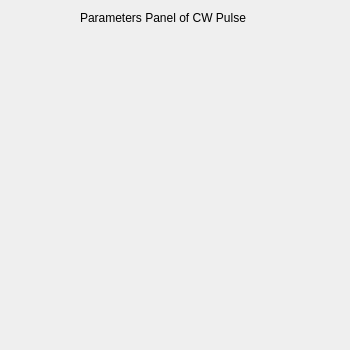
<?xml version="1.0" encoding="UTF-8"?>
<ui version="4.0">
 <class>cwPanel</class>
 <widget class="QWidget" name="cwPanel">
  <property name="geometry">
   <rect>
    <x>0</x>
    <y>0</y>
    <width>350</width>
    <height>350</height>
   </rect>
  </property>
  <property name="windowTitle">
   <string>Form</string>
  </property>
  <widget class="QLabel" name="label_10">
   <property name="geometry">
    <rect>
     <x>80</x>
     <y>10</y>
     <width>221</width>
     <height>16</height>
    </rect>
   </property>
   <property name="text">
    <string>Parameters Panel of CW Pulse</string>
   </property>
  </widget>
 </widget>
 <resources/>
 <connections/>
</ui>
